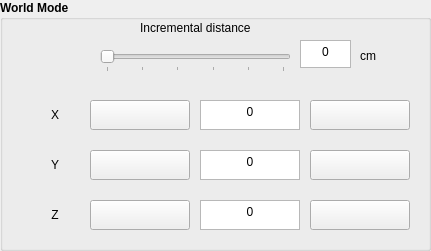
      <widget class="QGroupBox" name="groupBox_3">
       <property name="geometry">
        <rect>
         <x>470</x>
         <y>10</y>
         <width>431</width>
         <height>251</height>
        </rect>
       </property>
       <property name="font">
        <font>
         <pointsize>9</pointsize>
         <weight>75</weight>
         <bold>true</bold>
        </font>
       </property>
       <property name="title">
        <string>World Mode</string>
       </property>
       <widget class="QLabel" name="label_4">
        <property name="geometry">
         <rect>
          <x>20</x>
          <y>100</y>
          <width>70</width>
          <height>30</height>
         </rect>
        </property>
        <property name="font">
         <font>
          <pointsize>9</pointsize>
          <weight>50</weight>
          <bold>false</bold>
         </font>
        </property>
        <property name="text">
         <string>X</string>
        </property>
        <property name="alignment">
         <set>Qt::AlignCenter</set>
        </property>
       </widget>
       <widget class="QPushButton" name="Btn_X_Dec">
        <property name="geometry">
         <rect>
          <x>90</x>
          <y>100</y>
          <width>100</width>
          <height>30</height>
         </rect>
        </property>
        <property name="text">
         <string/>
        </property>
        <property name="icon">
         <iconset>
          <normaloff>sang phải.PNG</normaloff>sang phải.PNG</iconset>
        </property>
        <property name="iconSize">
         <size>
          <width>20</width>
          <height>20</height>
         </size>
        </property>
       </widget>
       <widget class="QTextEdit" name="Te_X">
        <property name="geometry">
         <rect>
          <x>200</x>
          <y>100</y>
          <width>100</width>
          <height>30</height>
         </rect>
        </property>
        <property name="font">
         <font>
          <pointsize>9</pointsize>
          <weight>50</weight>
          <bold>false</bold>
         </font>
        </property>
        <property name="html">
         <string>&lt;!DOCTYPE HTML PUBLIC &quot;-//W3C//DTD HTML 4.0//EN&quot; &quot;http://www.w3.org/TR/REC-html40/strict.dtd&quot;&gt;
&lt;html&gt;&lt;head&gt;&lt;meta name=&quot;qrichtext&quot; content=&quot;1&quot; /&gt;&lt;style type=&quot;text/css&quot;&gt;
p, li { white-space: pre-wrap; }
&lt;/style&gt;&lt;/head&gt;&lt;body style=&quot; font-family:'MS Shell Dlg 2'; font-size:9pt; font-weight:400; font-style:normal;&quot;&gt;
&lt;p align=&quot;center&quot; style=&quot; margin-top:0px; margin-bottom:0px; margin-left:0px; margin-right:0px; -qt-block-indent:0; text-indent:0px;&quot;&gt;0&lt;/p&gt;&lt;/body&gt;&lt;/html&gt;</string>
        </property>
       </widget>
       <widget class="QPushButton" name="Btn_X_Inc">
        <property name="geometry">
         <rect>
          <x>310</x>
          <y>100</y>
          <width>100</width>
          <height>30</height>
         </rect>
        </property>
        <property name="text">
         <string/>
        </property>
        <property name="icon">
         <iconset>
          <normaloff>sang trái.PNG</normaloff>sang trái.PNG</iconset>
        </property>
        <property name="iconSize">
         <size>
          <width>20</width>
          <height>20</height>
         </size>
        </property>
       </widget>
       <widget class="QPushButton" name="Btn_Y_Inc">
        <property name="geometry">
         <rect>
          <x>310</x>
          <y>150</y>
          <width>100</width>
          <height>30</height>
         </rect>
        </property>
        <property name="text">
         <string/>
        </property>
        <property name="icon">
         <iconset>
          <normaloff>sang trái.PNG</normaloff>sang trái.PNG</iconset>
        </property>
        <property name="iconSize">
         <size>
          <width>20</width>
          <height>20</height>
         </size>
        </property>
       </widget>
       <widget class="QTextEdit" name="Te_Y">
        <property name="geometry">
         <rect>
          <x>200</x>
          <y>150</y>
          <width>100</width>
          <height>30</height>
         </rect>
        </property>
        <property name="font">
         <font>
          <pointsize>9</pointsize>
          <weight>50</weight>
          <bold>false</bold>
         </font>
        </property>
        <property name="html">
         <string>&lt;!DOCTYPE HTML PUBLIC &quot;-//W3C//DTD HTML 4.0//EN&quot; &quot;http://www.w3.org/TR/REC-html40/strict.dtd&quot;&gt;
&lt;html&gt;&lt;head&gt;&lt;meta name=&quot;qrichtext&quot; content=&quot;1&quot; /&gt;&lt;style type=&quot;text/css&quot;&gt;
p, li { white-space: pre-wrap; }
&lt;/style&gt;&lt;/head&gt;&lt;body style=&quot; font-family:'MS Shell Dlg 2'; font-size:9pt; font-weight:400; font-style:normal;&quot;&gt;
&lt;p align=&quot;center&quot; style=&quot; margin-top:0px; margin-bottom:0px; margin-left:0px; margin-right:0px; -qt-block-indent:0; text-indent:0px;&quot;&gt;0&lt;/p&gt;&lt;/body&gt;&lt;/html&gt;</string>
        </property>
       </widget>
       <widget class="QLabel" name="label_5">
        <property name="geometry">
         <rect>
          <x>20</x>
          <y>150</y>
          <width>70</width>
          <height>30</height>
         </rect>
        </property>
        <property name="font">
         <font>
          <pointsize>9</pointsize>
          <weight>50</weight>
          <bold>false</bold>
         </font>
        </property>
        <property name="text">
         <string>Y</string>
        </property>
        <property name="alignment">
         <set>Qt::AlignCenter</set>
        </property>
       </widget>
       <widget class="QPushButton" name="Btn_Y_Dec">
        <property name="geometry">
         <rect>
          <x>90</x>
          <y>150</y>
          <width>100</width>
          <height>30</height>
         </rect>
        </property>
        <property name="text">
         <string/>
        </property>
        <property name="icon">
         <iconset>
          <normaloff>sang phải.PNG</normaloff>sang phải.PNG</iconset>
        </property>
        <property name="iconSize">
         <size>
          <width>20</width>
          <height>20</height>
         </size>
        </property>
       </widget>
       <widget class="QPushButton" name="Btn_Z_Inc">
        <property name="geometry">
         <rect>
          <x>310</x>
          <y>200</y>
          <width>100</width>
          <height>30</height>
         </rect>
        </property>
        <property name="text">
         <string/>
        </property>
        <property name="icon">
         <iconset>
          <normaloff>sang trái.PNG</normaloff>sang trái.PNG</iconset>
        </property>
        <property name="iconSize">
         <size>
          <width>20</width>
          <height>20</height>
         </size>
        </property>
       </widget>
       <widget class="QTextEdit" name="Te_Z">
        <property name="geometry">
         <rect>
          <x>200</x>
          <y>200</y>
          <width>100</width>
          <height>30</height>
         </rect>
        </property>
        <property name="font">
         <font>
          <pointsize>9</pointsize>
          <weight>50</weight>
          <bold>false</bold>
         </font>
        </property>
        <property name="html">
         <string>&lt;!DOCTYPE HTML PUBLIC &quot;-//W3C//DTD HTML 4.0//EN&quot; &quot;http://www.w3.org/TR/REC-html40/strict.dtd&quot;&gt;
&lt;html&gt;&lt;head&gt;&lt;meta name=&quot;qrichtext&quot; content=&quot;1&quot; /&gt;&lt;style type=&quot;text/css&quot;&gt;
p, li { white-space: pre-wrap; }
&lt;/style&gt;&lt;/head&gt;&lt;body style=&quot; font-family:'MS Shell Dlg 2'; font-size:9pt; font-weight:400; font-style:normal;&quot;&gt;
&lt;p align=&quot;center&quot; style=&quot; margin-top:0px; margin-bottom:0px; margin-left:0px; margin-right:0px; -qt-block-indent:0; text-indent:0px;&quot;&gt;0&lt;/p&gt;&lt;/body&gt;&lt;/html&gt;</string>
        </property>
       </widget>
       <widget class="QLabel" name="label_6">
        <property name="geometry">
         <rect>
          <x>20</x>
          <y>200</y>
          <width>70</width>
          <height>30</height>
         </rect>
        </property>
        <property name="font">
         <font>
          <pointsize>9</pointsize>
          <weight>50</weight>
          <bold>false</bold>
         </font>
        </property>
        <property name="text">
         <string>Z</string>
        </property>
        <property name="alignment">
         <set>Qt::AlignCenter</set>
        </property>
       </widget>
       <widget class="QPushButton" name="Btn_Z_Dec">
        <property name="geometry">
         <rect>
          <x>90</x>
          <y>200</y>
          <width>100</width>
          <height>30</height>
         </rect>
        </property>
        <property name="text">
         <string/>
        </property>
        <property name="icon">
         <iconset>
          <normaloff>sang phải.PNG</normaloff>sang phải.PNG</iconset>
        </property>
        <property name="iconSize">
         <size>
          <width>20</width>
          <height>20</height>
         </size>
        </property>
       </widget>
       <widget class="QLabel" name="label_37">
        <property name="geometry">
         <rect>
          <x>140</x>
          <y>20</y>
          <width>141</width>
          <height>16</height>
         </rect>
        </property>
        <property name="font">
         <font>
          <pointsize>9</pointsize>
          <weight>50</weight>
          <bold>false</bold>
         </font>
        </property>
        <property name="text">
         <string>Incremental distance</string>
        </property>
       </widget>
       <widget class="QLabel" name="label_29">
        <property name="geometry">
         <rect>
          <x>360</x>
          <y>40</y>
          <width>31</width>
          <height>31</height>
         </rect>
        </property>
        <property name="font">
         <font>
          <pointsize>9</pointsize>
          <weight>50</weight>
          <bold>false</bold>
         </font>
        </property>
        <property name="text">
         <string>cm</string>
        </property>
       </widget>
       <widget class="QSlider" name="Sd_cm">
        <property name="geometry">
         <rect>
          <x>100</x>
          <y>50</y>
          <width>191</width>
          <height>22</height>
         </rect>
        </property>
        <property name="font">
         <font>
          <pointsize>9</pointsize>
          <weight>50</weight>
          <bold>false</bold>
         </font>
        </property>
        <property name="maximum">
         <number>5</number>
        </property>
        <property name="orientation">
         <enum>Qt::Horizontal</enum>
        </property>
        <property name="tickPosition">
         <enum>QSlider::TicksBelow</enum>
        </property>
        <property name="tickInterval">
         <number>1</number>
        </property>
       </widget>
       <widget class="QTextEdit" name="Tx_cm">
        <property name="geometry">
         <rect>
          <x>300</x>
          <y>40</y>
          <width>51</width>
          <height>28</height>
         </rect>
        </property>
        <property name="font">
         <font>
          <pointsize>9</pointsize>
          <weight>50</weight>
          <bold>false</bold>
         </font>
        </property>
        <property name="html">
         <string>&lt;!DOCTYPE HTML PUBLIC &quot;-//W3C//DTD HTML 4.0//EN&quot; &quot;http://www.w3.org/TR/REC-html40/strict.dtd&quot;&gt;
&lt;html&gt;&lt;head&gt;&lt;meta name=&quot;qrichtext&quot; content=&quot;1&quot; /&gt;&lt;style type=&quot;text/css&quot;&gt;
p, li { white-space: pre-wrap; }
&lt;/style&gt;&lt;/head&gt;&lt;body style=&quot; font-family:'MS Shell Dlg 2'; font-size:9pt; font-weight:400; font-style:normal;&quot;&gt;
&lt;p align=&quot;center&quot; style=&quot; margin-top:0px; margin-bottom:0px; margin-left:0px; margin-right:0px; -qt-block-indent:0; text-indent:0px;&quot;&gt;0&lt;/p&gt;&lt;/body&gt;&lt;/html&gt;</string>
        </property>
       </widget>
      </widget>
